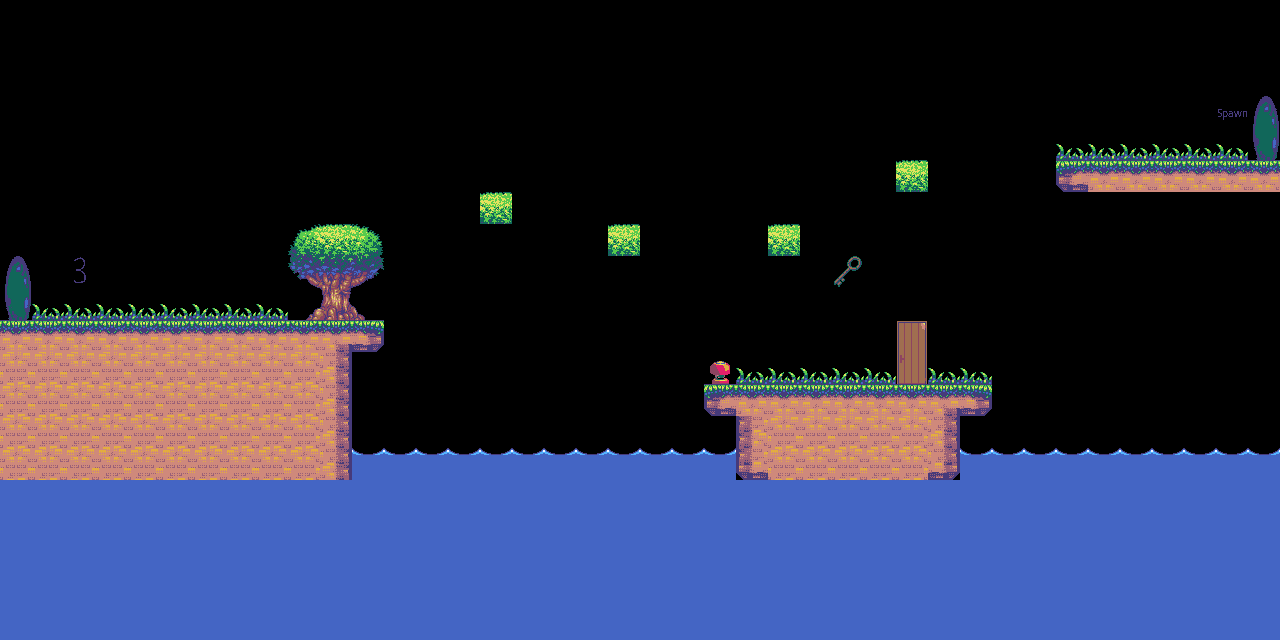

A level layout from a 2D game, rendered from its tile map. Below: a short description, then the map file with its tile-grid data intact:
An orthogonal 40x20 tile map with 32x32 px tiles, 1 tile layer (Tile Layer 1).

<map version="1.10" tiledversion="1.12.0" orientation="orthogonal" renderorder="right-down" width="40" height="20" tilewidth="32" tileheight="32" infinite="0" nextlayerid="2" nextobjectid="1">
 <editorsettings>
  <export target="map_1_1.json" format="json" />
 </editorsettings>
 <tileset firstgid="1" source="../images/tiles.tsx" />
 <layer id="1" name="Tile Layer 1" width="40" height="20">
  <data encoding="csv">
0,0,0,0,0,0,0,0,0,0,0,0,0,0,0,0,0,0,0,0,0,0,0,0,0,0,0,0,0,0,0,0,0,0,0,0,0,0,0,0,
0,0,0,0,0,0,0,0,0,0,0,0,0,0,0,0,0,0,0,0,0,0,0,0,0,0,0,0,0,0,0,0,0,0,0,0,0,0,0,0,
0,0,0,0,0,0,0,0,0,0,0,0,0,0,0,0,0,0,0,0,0,0,0,0,0,0,0,0,0,0,0,0,0,0,0,0,0,0,0,0,
0,0,0,0,0,0,0,0,0,0,0,0,0,0,0,0,0,0,0,0,0,0,0,0,0,0,0,0,0,0,0,0,0,0,0,0,0,0,114,69,
0,0,0,0,0,0,0,125,125,125,0,0,0,0,0,0,0,0,0,0,0,0,0,0,0,0,0,0,0,0,0,0,0,97,97,97,97,97,97,77,
0,0,0,0,0,0,125,125,125,0,0,0,0,0,0,0,0,0,0,0,0,0,0,0,0,0,0,0,86,0,0,125,125,34,36,37,37,37,37,37,
0,0,0,0,0,0,0,0,0,0,0,0,0,0,0,86,0,0,0,0,0,0,0,0,0,0,0,0,0,0,0,0,0,0,0,0,0,0,0,0,
0,0,0,0,0,0,0,0,0,85,86,87,0,0,0,0,0,0,0,86,0,0,0,0,86,0,0,0,0,0,0,0,0,0,0,0,0,0,0,0,
69,0,117,0,0,0,0,0,0,93,94,95,0,0,0,0,0,0,0,0,0,0,0,0,0,0,109,0,0,0,0,0,0,0,0,0,0,0,0,0,
77,97,97,97,97,97,97,97,97,101,102,103,0,0,0,0,0,0,0,0,0,0,124,0,0,0,0,0,0,0,0,0,0,0,0,0,0,0,0,0,
36,37,37,37,37,37,37,37,37,37,38,39,125,0,0,0,0,0,0,0,0,0,124,0,0,0,0,0,68,0,0,0,0,0,0,0,0,0,0,0,
44,44,44,44,44,44,44,44,44,45,46,125,0,0,0,0,0,0,0,0,0,0,118,97,97,97,97,97,76,97,97,0,0,0,0,0,0,0,0,0,
44,45,44,45,45,45,45,45,45,45,46,125,0,0,0,0,0,0,0,0,0,0,34,37,36,36,36,36,36,38,39,124,124,0,0,0,0,0,0,0,
44,45,45,45,45,45,45,45,45,45,46,125,0,0,0,0,0,0,0,0,0,0,132,43,44,45,44,45,45,46,125,125,125,125,125,0,0,0,0,0,
44,45,45,45,45,45,45,45,45,45,46,66,66,66,66,66,66,66,66,66,66,66,66,51,45,45,45,45,45,61,66,66,66,66,66,66,66,66,66,66,
74,74,74,74,74,74,74,74,74,74,74,74,74,74,74,74,74,74,74,74,74,74,74,74,74,74,74,74,74,74,74,74,74,74,74,74,74,74,74,74,
74,74,74,74,74,74,74,74,74,74,74,74,74,74,74,74,74,74,74,74,74,74,74,74,74,74,74,74,74,74,74,74,74,74,74,74,74,74,74,74,
74,74,74,74,74,74,74,74,74,74,74,74,74,74,74,74,74,74,74,74,74,74,74,74,74,74,74,74,74,74,74,74,74,74,74,74,74,74,74,74,
74,74,74,74,74,74,74,74,74,74,74,74,74,74,74,74,74,74,74,74,74,74,74,74,74,74,74,74,74,74,74,74,74,74,74,74,74,74,74,74,
74,74,74,74,74,74,74,74,74,74,74,74,74,74,74,74,74,74,74,74,74,74,74,74,74,74,74,74,74,74,74,74,74,74,74,74,74,74,74,74
</data>
 </layer>
</map>
